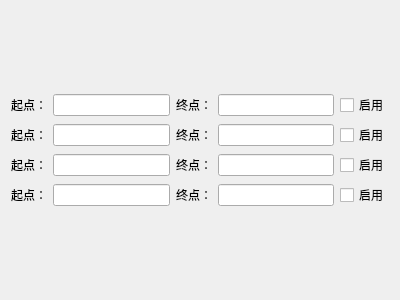
<?xml version="1.0" encoding="UTF-8"?>
<ui version="4.0">
 <class>DlgUnionPlotSubline</class>
 <widget class="QDialog" name="DlgUnionPlotSubline">
  <property name="geometry">
   <rect>
    <x>0</x>
    <y>0</y>
    <width>400</width>
    <height>300</height>
   </rect>
  </property>
  <property name="windowTitle">
   <string>Dialog</string>
  </property>
  <layout class="QVBoxLayout" name="verticalLayout">
   <item>
    <layout class="QGridLayout" name="gridLayout">
     <item row="0" column="3">
      <widget class="QLineEdit" name="lineEditED_1"/>
     </item>
     <item row="0" column="1">
      <widget class="QLineEdit" name="lineEditST_1"/>
     </item>
     <item row="2" column="1">
      <widget class="QLineEdit" name="lineEditST_3"/>
     </item>
     <item row="0" column="0">
      <widget class="QLabel" name="label">
       <property name="text">
        <string>起点：</string>
       </property>
      </widget>
     </item>
     <item row="2" column="3">
      <widget class="QLineEdit" name="lineEditED_3"/>
     </item>
     <item row="1" column="1">
      <widget class="QLineEdit" name="lineEditST_2"/>
     </item>
     <item row="0" column="2">
      <widget class="QLabel" name="label_2">
       <property name="text">
        <string>终点：</string>
       </property>
      </widget>
     </item>
     <item row="1" column="3">
      <widget class="QLineEdit" name="lineEditED_2"/>
     </item>
     <item row="0" column="4">
      <widget class="QCheckBox" name="checkBox_1">
       <property name="text">
        <string>启用</string>
       </property>
      </widget>
     </item>
     <item row="3" column="1">
      <widget class="QLineEdit" name="lineEditST_4"/>
     </item>
     <item row="3" column="3">
      <widget class="QLineEdit" name="lineEditED_4"/>
     </item>
     <item row="1" column="0">
      <widget class="QLabel" name="label_3">
       <property name="text">
        <string>起点：</string>
       </property>
      </widget>
     </item>
     <item row="1" column="2">
      <widget class="QLabel" name="label_4">
       <property name="text">
        <string>终点：</string>
       </property>
      </widget>
     </item>
     <item row="2" column="0">
      <widget class="QLabel" name="label_5">
       <property name="text">
        <string>起点：</string>
       </property>
      </widget>
     </item>
     <item row="2" column="2">
      <widget class="QLabel" name="label_6">
       <property name="text">
        <string>终点：</string>
       </property>
      </widget>
     </item>
     <item row="3" column="0">
      <widget class="QLabel" name="label_7">
       <property name="text">
        <string>起点：</string>
       </property>
      </widget>
     </item>
     <item row="3" column="2">
      <widget class="QLabel" name="label_8">
       <property name="text">
        <string>终点：</string>
       </property>
      </widget>
     </item>
     <item row="1" column="4">
      <widget class="QCheckBox" name="checkBox_2">
       <property name="text">
        <string>启用</string>
       </property>
      </widget>
     </item>
     <item row="2" column="4">
      <widget class="QCheckBox" name="checkBox_3">
       <property name="text">
        <string>启用</string>
       </property>
      </widget>
     </item>
     <item row="3" column="4">
      <widget class="QCheckBox" name="checkBox_4">
       <property name="text">
        <string>启用</string>
       </property>
      </widget>
     </item>
    </layout>
   </item>
  </layout>
 </widget>
 <resources/>
 <connections/>
</ui>
